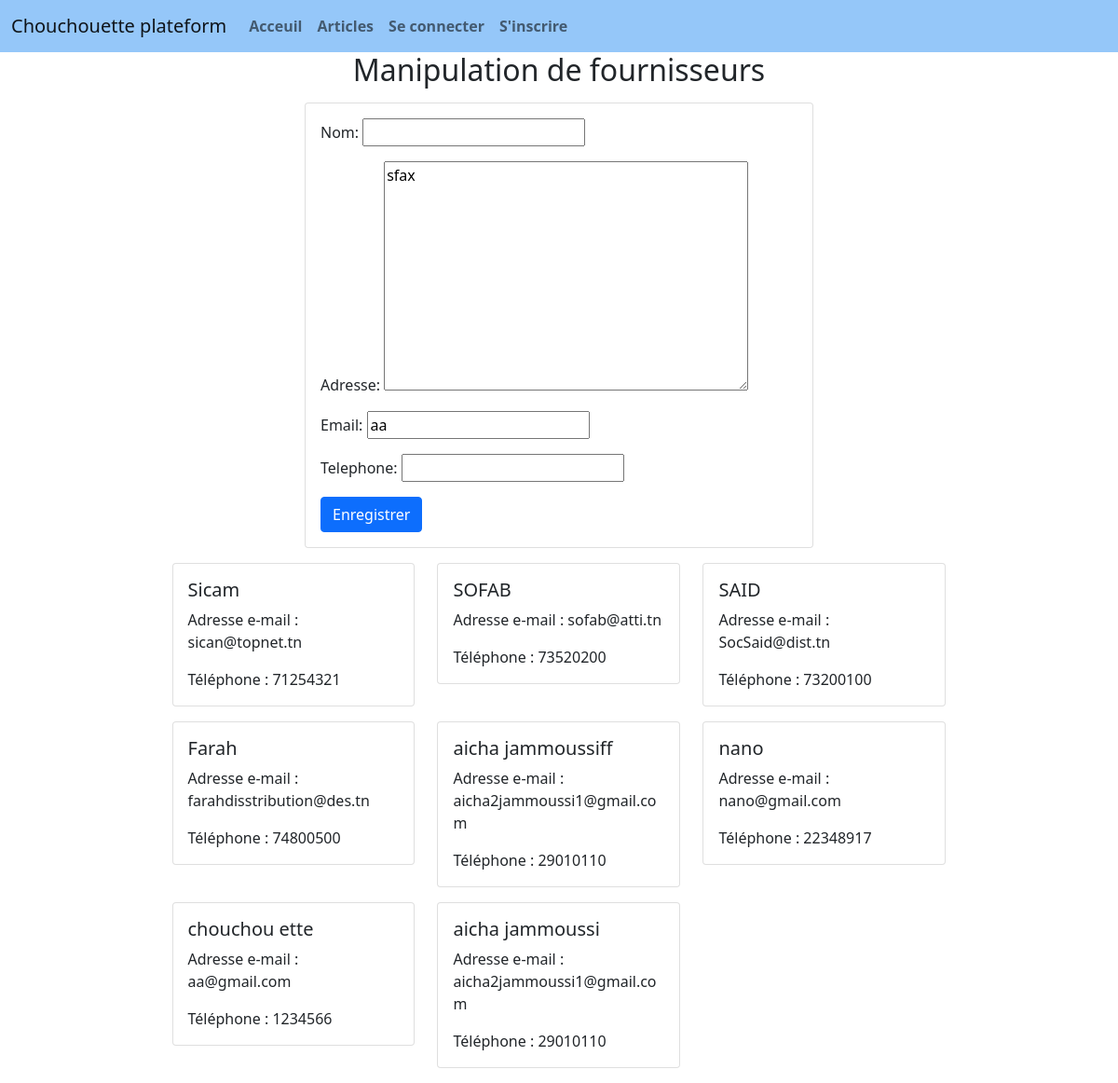
/magasin/nouvFournisseur/, run on the app's committed database.
### magasin/models.py (models this page shows, shortened)
class Fournisseur(models.Model):
    nom=models.CharField(max_length=100)
    adresse=models.TextField(default='sfax')
    email=models.EmailField(default='aa')
    telephone=models.CharField(max_length=8)

### magasin/views.py (the view)
# urls.py: path('nouvFournisseur/', views.nouveauFournisseur, name='nouveauFour'),
def nouveauFournisseur(request):
    if request.method == "POST":
        form = FournisseurForm(request.POST)
        if form.is_valid():
            form.save()
            form = FournisseurForm()
            return HttpResponseRedirect('/magasin/nouvFournisseur/')
    else:
        form = FournisseurForm()
    fournisseurs = Fournisseur.objects.all()
    return render(request, 'magasin/fournisseur.html', {'form': form, 'fournisseurs': fournisseurs})

### magasin/forms.py
class FournisseurForm(ModelForm):
     class Meta:
        model = Fournisseur
        fields = "__all__"

### magasin/templates/magasin/fournisseur.html (shortened to what this page needs)
{% extends 'magasin/base.html' %}
{% block content %}
<div class="col-md-12 text-center">
    <h2>Manipulation de fournisseurs</h2>
</div>
<div class="container mt-3">
    <div class="row justify-content-center">
        <div class="col-md-6">
            <div class="card">
                <div class="card-body">
                    <form method="post" action="{% url 'nouveauFour' %}" class="post-form">
                        <div class="form-group">
                            {{ form.as_p }}
                        </div>
                        <button type="submit" class="btn btn-primary">Enregistrer</button>
                    </form>
                </div>
            </div>
        </div>
    </div>
</div>
<div class="container mt-3">
    <div class="row">
        <div id='fournisseurs' class="col-lg-9 mx-auto">
            <div class="row">
                {% for fournisseur in fournisseurs %}
                    <div class="col-md-4 mb-3">
                        <div class="card">
                            <div class="card-body">
                                <h5 class="card-title">{{ fournisseur.nom }}</h5>
                                <p class="card-text">Adresse e-mail : {{ fournisseur.email }}</p>
                                <p class="card-text">Téléphone : {{ fournisseur.telephone }}</p>
                            </div>
                        </div>
                    </div>
                {% endfor %}
            </div>
        </div>
    </div>
</div>
{% endblock %}

### data on the page
Fournisseur: nom "Sicam", email "sican@topnet.tn", telephone "71254321"
Fournisseur: nom "SOFAB", email "sofab@atti.tn", telephone "73520200"
Fournisseur: nom "SAID", email "SocSaid@dist.tn", telephone "73200100"
Fournisseur: nom "Farah", email "farahdisstribution@des.tn", telephone "74800500"
Fournisseur: nom "aicha jammoussiff", email "aicha2jammoussi1@gmail.com", telephone "29010110"
Fournisseur: nom "nano", email "nano@gmail.com", telephone "22348917"
Fournisseur: nom "chouchou ette", email "aa@gmail.com", telephone "1234566"
Fournisseur: nom "aicha jammoussi", email "aicha2jammoussi1@gmail.com", telephone "29010110"
